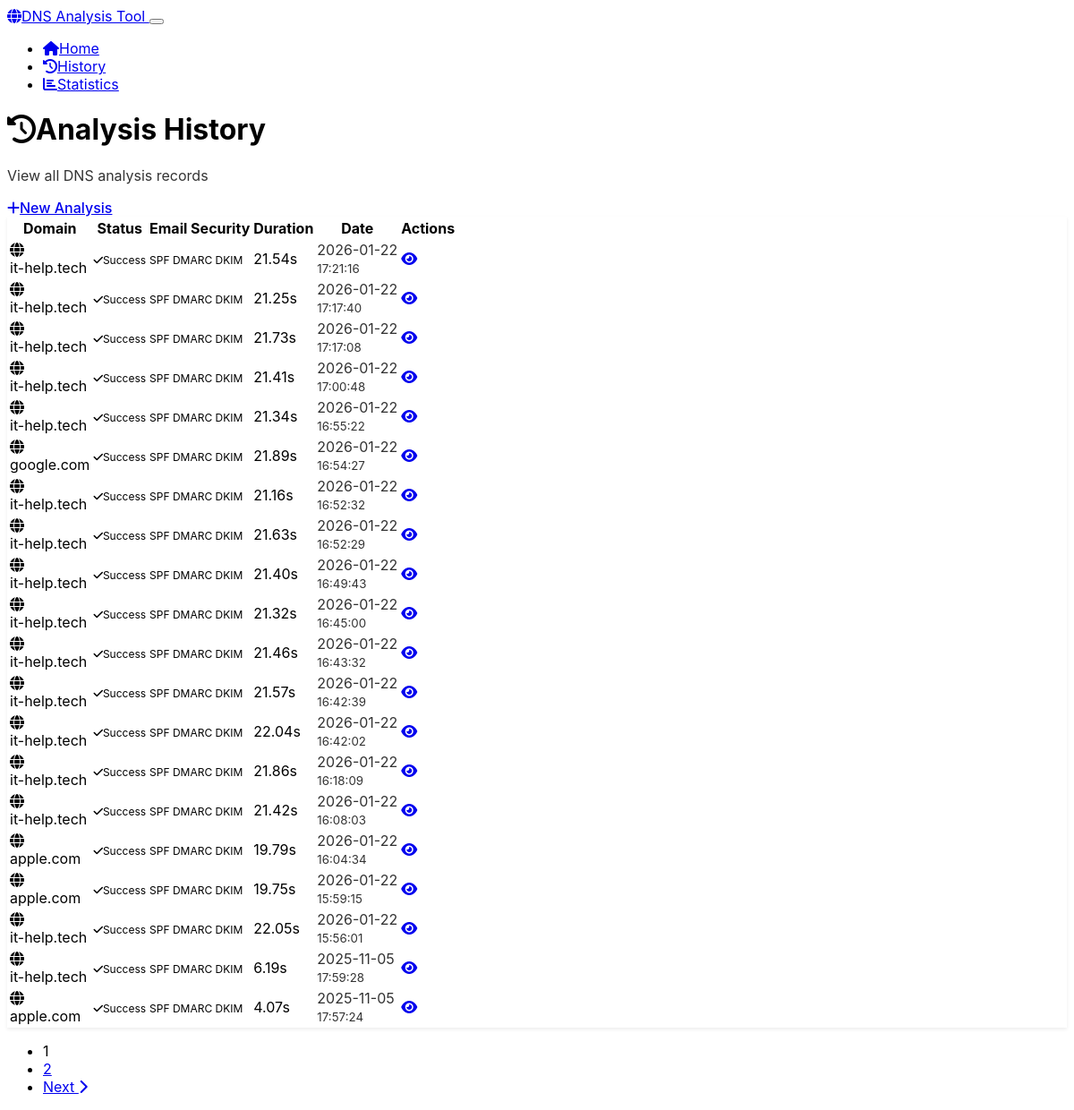
Before: /history with the older database file.
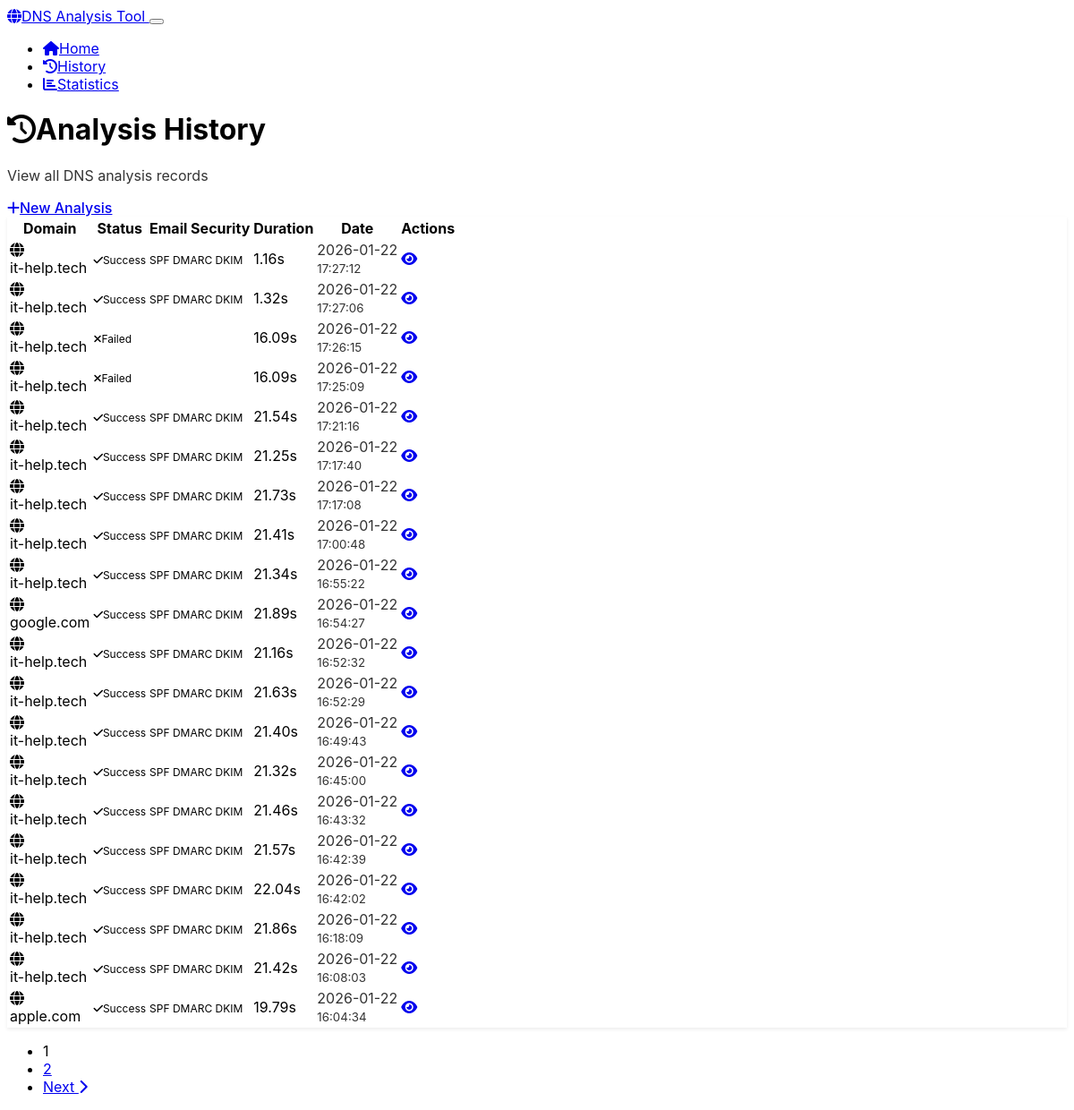
After: the same page with the newer database file.
### app.py (models this page shows, shortened)
class DomainAnalysis(db.Model):
    __tablename__ = 'domain_analyses'
    id = db.Column(db.Integer, primary_key=True)
    domain = db.Column(db.String(255), nullable=False, index=True)
    ascii_domain = db.Column(db.String(255), nullable=False)
    basic_records = db.Column(JSON)
    authoritative_records = db.Column(JSON)
    spf_status = db.Column(db.String(20))
    spf_records = db.Column(JSON)
    dmarc_status = db.Column(db.String(20))
    dmarc_policy = db.Column(db.String(20))
    dmarc_records = db.Column(JSON)
    dkim_status = db.Column(db.String(20))
    dkim_selectors = db.Column(JSON)
    registrar_name = db.Column(db.String(255))
    registrar_source = db.Column(db.String(20))
    analysis_success = db.Column(db.Boolean, default=True)
    error_message = db.Column(db.Text)
    analysis_duration = db.Column(db.Float)  # seconds
    created_at = db.Column(db.DateTime, default=datetime.utcnow, nullable=False)
    updated_at = db.Column(db.DateTime, default=datetime.utcnow, onupdate=datetime.utcnow)

### app.py (the view)
@app.route('/history')
def history():
    page = request.args.get('page', 1, type=int)
    per_page = 20
    analyses = DomainAnalysis.query.order_by(
        DomainAnalysis.created_at.desc()
    ).paginate(
        page=page, per_page=per_page, error_out=False
    )
    return render_template('history.html', analyses=analyses)

### templates/history.html (shortened to what the changed rows need)
<!DOCTYPE html>
<html lang="en" data-bs-theme="dark">
<head>
    <link href="https://cdn.replit.com/agent/bootstrap-agent-dark-theme.min.css" rel="stylesheet">
    <link href="https://cdnjs.cloudflare.com/ajax/libs/font-awesome/6.4.0/css/all.min.css" rel="stylesheet">
    <link href="{{ url_for('static', filename='css/custom.css') }}" rel="stylesheet">
</head>
<body>
    <div class="container my-4">
        <div class="d-flex justify-content-between align-items-center mb-4">
            <div>
                <h1 class="h3 mb-1">
                    <i class="fas fa-history me-2"></i>Analysis History
                </h1>
            </div>
        </div>
        {% if analyses.items %}
            <div class="card">
                <div class="card-body">
                    <div class="table-responsive">
                        <table class="table table-hover mb-0">
                            <thead>
                                <tr>
                                    <th>Domain</th>
                                    <th>Status</th>
                                    <th>Email Security</th>
                                    <th>Duration</th>
                                    <th>Date</th>
                                    <th>Actions</th>
                                </tr>
                            </thead>
                            <tbody>
                                {% for analysis in analyses.items %}
                                <tr>
                                    <td>
                                        <div class="d-flex align-items-center">
                                            <i class="fas fa-globe text-primary me-2"></i>
                                            <div>
                                                <div class="fw-medium">{{ analysis.domain }}</div>
                                            </div>
                                        </div>
                                    </td>
                                    <td>
                                        {% if analysis.analysis_success %}
                                            <span class="badge bg-success">
                                                <i class="fas fa-check me-1"></i>Success
                                            </span>
                                        {% else %}
                                            <span class="badge bg-danger">
                                                <i class="fas fa-times me-1"></i>Failed
                                            </span>
                                        {% endif %}
                                    </td>
                                    <td>
                                        <div class="d-flex gap-1">
                                            {% if analysis.spf_status %}
                                                <span class="badge bg-{{ 'success' if analysis.spf_status == 'success' else 'warning' if analysis.spf_status == 'warning' else 'danger' }}" title="SPF">
                                                    SPF
                                                </span>
                                            {% endif %}
                                            {% if analysis.dmarc_status %}
                                                <span class="badge bg-{{ 'success' if analysis.dmarc_status == 'success' else 'warning' if analysis.dmarc_status == 'warning' else 'danger' }}" title="DMARC">
                                                    DMARC
                                                </span>
                                            {% endif %}
                                            {% if analysis.dkim_status %}
                                                <span class="badge bg-{{ 'success' if analysis.dkim_status == 'success' else 'warning' }}" title="DKIM">
                                                    DKIM
                                                </span>
                                            {% endif %}
                                        </div>
                                    </td>
                                    <td>
                                        {% if analysis.analysis_duration %}
                                            {{ "%.2f"|format(analysis.analysis_duration) }}s
                                        {% else %}
                                            -
                                        {% endif %}
                                    </td>
                                    <td>
                                        <div class="text-muted">
                                            {{ analysis.created_at.strftime('%Y-%m-%d') }}<br>
                                            <small>{{ analysis.created_at.strftime('%H:%M:%S') }}</small>
                                        </div>
                                    </td>
                                    <td>
                                        <div class="btn-group" role="group">
                                            <a href="{{ url_for('view_analysis', analysis_id=analysis.id) }}"
                                               class="btn btn-sm btn-outline-primary" title="View Details">
                                                <i class="fas fa-eye"></i>
                                            </a>
                                        </div>
                                    </td>
                                </tr>
                                {% endfor %}
                            </tbody>
                        </table>
                    </div>
                </div>
            </div>
            {% if analyses.pages > 1 %}
                <nav aria-label="Analysis history pagination" class="mt-4">
                    <ul class="pagination justify-content-center">
                        {% for page_num in analyses.iter_pages() %}
                            {% if page_num %}
                                {% if page_num != analyses.page %}
                                    <li class="page-item">
                                        <a class="page-link" href="{{ url_for('history', page=page_num) }}">{{ page_num }}</a>
                                    </li>
                                {% else %}
                                    <li class="page-item active">
                                        <span class="page-link">{{ page_num }}</span>
                                    </li>
                                {% endif %}
                            {% else %}
                                <li class="page-item disabled">
                                    <span class="page-link">...</span>
                                </li>
                            {% endif %}
                        {% endfor %}
                    </ul>
                </nav>
            {% endif %}
        {% endif %}
    </div>
</body>
</html>

Changed rows visible on the page:
no longer on this page (row unchanged): DomainAnalysis: domain "apple.com", analysis_success True (drawn), analysis_duration "19.75", created_at "2026-01-22", created_at "15:59:15"
no longer on this page (row unchanged): DomainAnalysis: domain "it-help.tech", analysis_success True (drawn), analysis_duration "22.05", created_at "2026-01-22", created_at "15:56:01"
no longer on this page (row unchanged): DomainAnalysis: domain "it-help.tech", analysis_success True (drawn), analysis_duration "6.19", created_at "2025-11-05", created_at "17:59:28"
no longer on this page (row unchanged): DomainAnalysis: domain "apple.com", analysis_success True (drawn), analysis_duration "4.07", created_at "2025-11-05", created_at "17:57:24"
added DomainAnalysis: domain "it-help.tech", analysis_success True (drawn), analysis_duration "1.16", created_at "2026-01-22", created_at "17:27:12"
added DomainAnalysis: domain "it-help.tech", analysis_success True (drawn), analysis_duration "1.32", created_at "2026-01-22", created_at "17:27:06"
added DomainAnalysis: domain "it-help.tech", analysis_success False (drawn), analysis_duration "16.09", created_at "2026-01-22", created_at "17:26:15"
added DomainAnalysis: domain "it-help.tech", analysis_success False (drawn), analysis_duration "16.09", created_at "2026-01-22", created_at "17:25:09"
